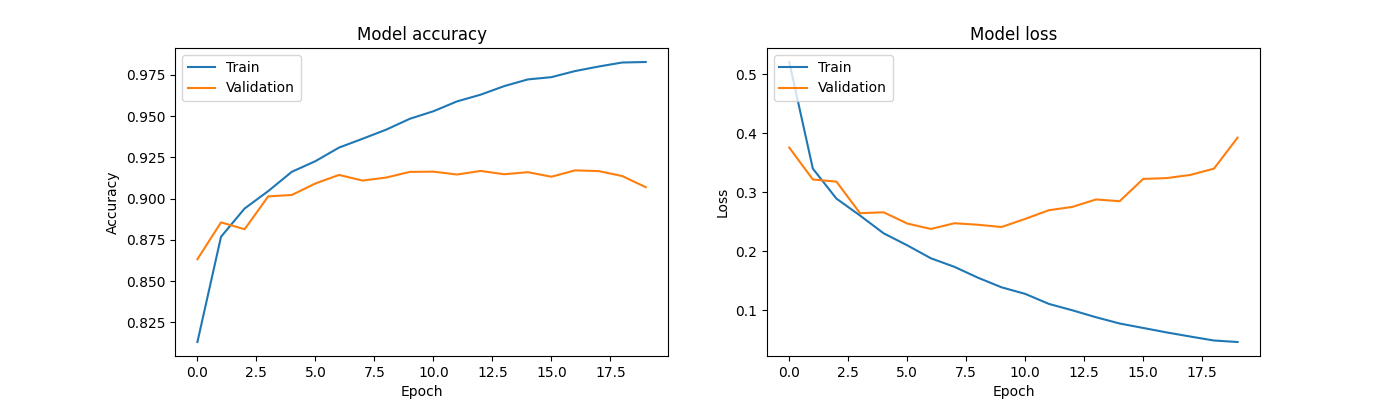

Generate this figure with Python:
import numpy as np
import tensorflow as tf
import matplotlib.pyplot as plt
from sklearn.model_selection import train_test_split # Para dividir los datos en entrenamiento y prueba
from tensorflow.python.keras.utils.version_utils import callbacks

# Cargamos el dataset de Fashion MNIST
fmnist = tf.keras.datasets.fashion_mnist

# Cargamos los datos de entrenamiento y prueba | Y separarlos en x_train, y_train, x_test, y_test
(x_train, y_train), (x_test, y_test) = fmnist.load_data()

# Normalizamos los datos
x_train, x_test = x_train / 255.0, x_test / 255.0

# Dividimos el conjunto de entrenamiento en entrenamiento y validación
x_train, x_val, y_train, y_val = train_test_split(
    x_train,
    y_train,
    test_size=0.2, 
    random_state=42
)

# Arquitectura CNN
model = tf.keras.models.Sequential([
    tf.keras.Input(shape=(28, 28, 1)),  # Use Input layer
    tf.keras.layers.Conv2D(32, (3, 3), activation='relu', name='Conv_layer_1'),
    tf.keras.layers.MaxPooling2D(pool_size=(2, 2), name='MaxPool_1'),  # First MaxPooling layer

    tf.keras.layers.Conv2D(64, (3, 3), activation='relu', name='Conv_layer_2'),
    tf.keras.layers.MaxPooling2D(pool_size=(2, 2), name='MaxPool_2'),  # Second MaxPooling layer

    tf.keras.layers.Flatten(name='Flatten_layer'),  # Flatten layer

    tf.keras.layers.Dense(128, activation='relu', name='Hidden_layer_1'),  # Dense hidden layer
    tf.keras.layers.Dropout(0.3),  # Dropout layer

    tf.keras.layers.Dense(64, activation='relu', name='Hidden_layer_2'),  # Dense hidden layer
    tf.keras.layers.Dropout(0.3),  # Dropout layer

    tf.keras.layers.Dense(32, activation='relu', name='Hidden_layer_3'),  # Dense hidden layer
    tf.keras.layers.Dropout(0.3),  # Dropout layer

    tf.keras.layers.Dense(10, activation='softmax', name='Output_layer')  # Output layer
])

# Add early stopping
early_stopping = tf.keras.callbacks.EarlyStopping(
    monitor='val_loss',
    patience=3,
    restore_best_weights=True
)

# Usamos Adam con tasa de aprendizaje estándar
optimizer = tf.keras.optimizers.Adam(learning_rate=0.0001)

# Compilamos el modelo
model.compile(optimizer=optimizer,
              loss='sparse_categorical_crossentropy',
              metrics=['accuracy']
              )

# Entrenamos el modelo
model_history = model.fit(x_train,
                          y_train,
                          epochs=20,  # Usamos 20 épocas para balancear entre tiempo de entrenamiento y precisión
                          batch_size=64,  # Tamaño de lote estándar
                          validation_data=(x_val, y_val),
                          callbacks=[early_stopping]
                          )

# Evaluamos el modelo
test_loss, test_acc = model.evaluate(x_test, y_test)

print('Test accuracy:', test_acc)
print('Test loss:', test_loss)

model.save('fashion_mnist_cnn.h5')

# Graficamos la historia del entrenamiento
plt.figure(figsize=(14, 4))

plt.subplot(1, 2, 1)
plt.plot(model_history.history['accuracy'])
plt.plot(model_history.history['val_accuracy'])
plt.title('Model accuracy')
plt.ylabel('Accuracy')
plt.xlabel('Epoch')
plt.legend(['Train', 'Validation'], loc='upper left')

plt.subplot(1, 2, 2)
plt.plot(model_history.history['loss'])
plt.plot(model_history.history['val_loss'])
plt.title('Model loss')
plt.ylabel('Loss')
plt.xlabel('Epoch')
plt.legend(['Train', 'Validation'], loc='upper left')

plt.show()
